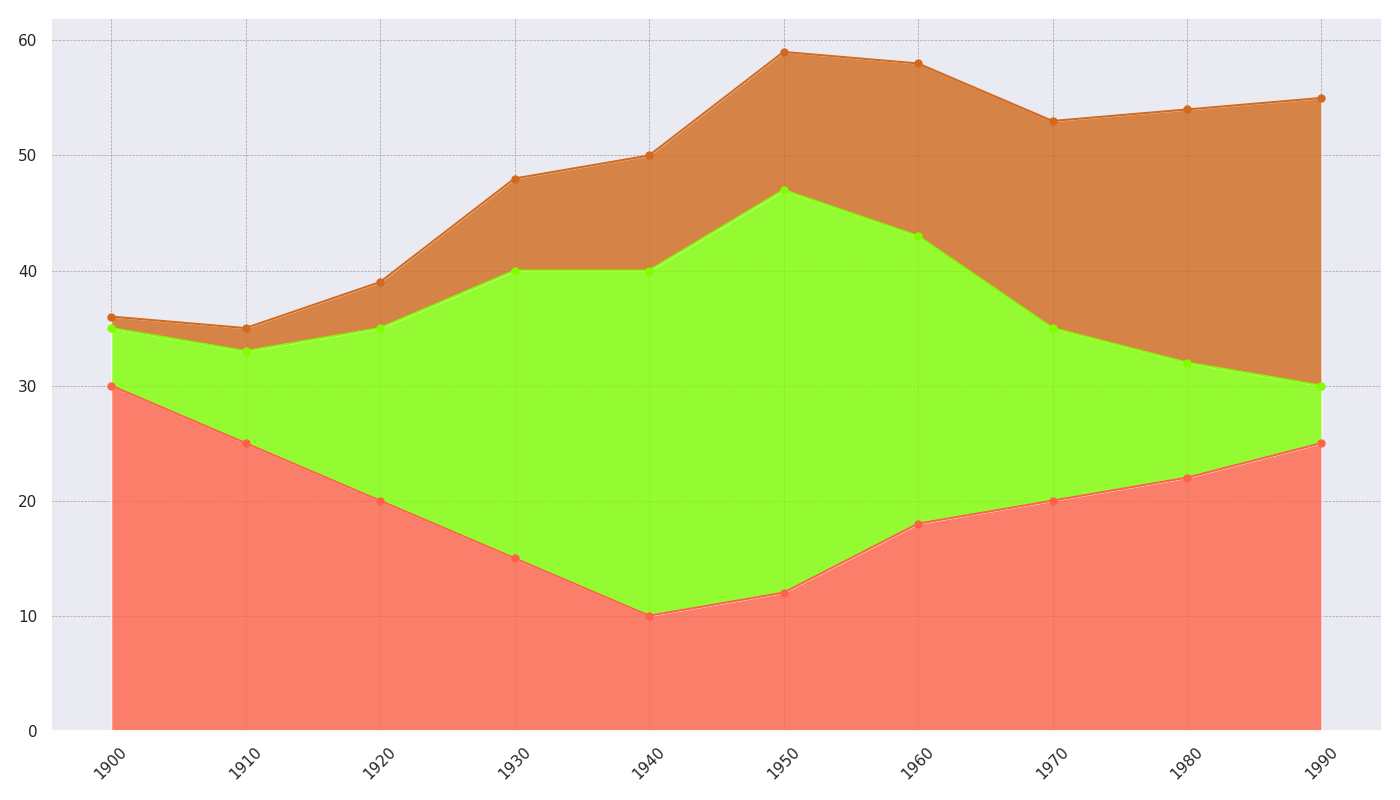

Source code (Python):
import matplotlib.pyplot as plt
import numpy as np

decades = np.arange(1900, 2000, 10)

romance = np.array([30, 25, 20, 15, 10, 12, 18, 20, 22, 25])
war = np.array([5, 8, 15, 25, 30, 35, 25, 15, 10, 5])
sci_fi = np.array([1, 2, 4, 8, 10, 12, 15, 18, 22, 25])

theme_data = np.vstack([romance, war, sci_fi])

plt.figure(figsize=(14, 8))

colors = ['#FF6347', '#7FFF00', '#D2691E']

plt.stackplot(decades, theme_data, colors=colors, alpha=0.8)

plt.grid(visible=True, color='grey', linestyle='--', linewidth=0.5, alpha=0.7)

for i, theme in enumerate(theme_data):
    plt.plot(decades, np.cumsum(theme_data, axis=0)[i], marker='o', markersize=5, color=colors[i])

plt.xticks(decades, rotation=45)

plt.tight_layout()

plt.show()
